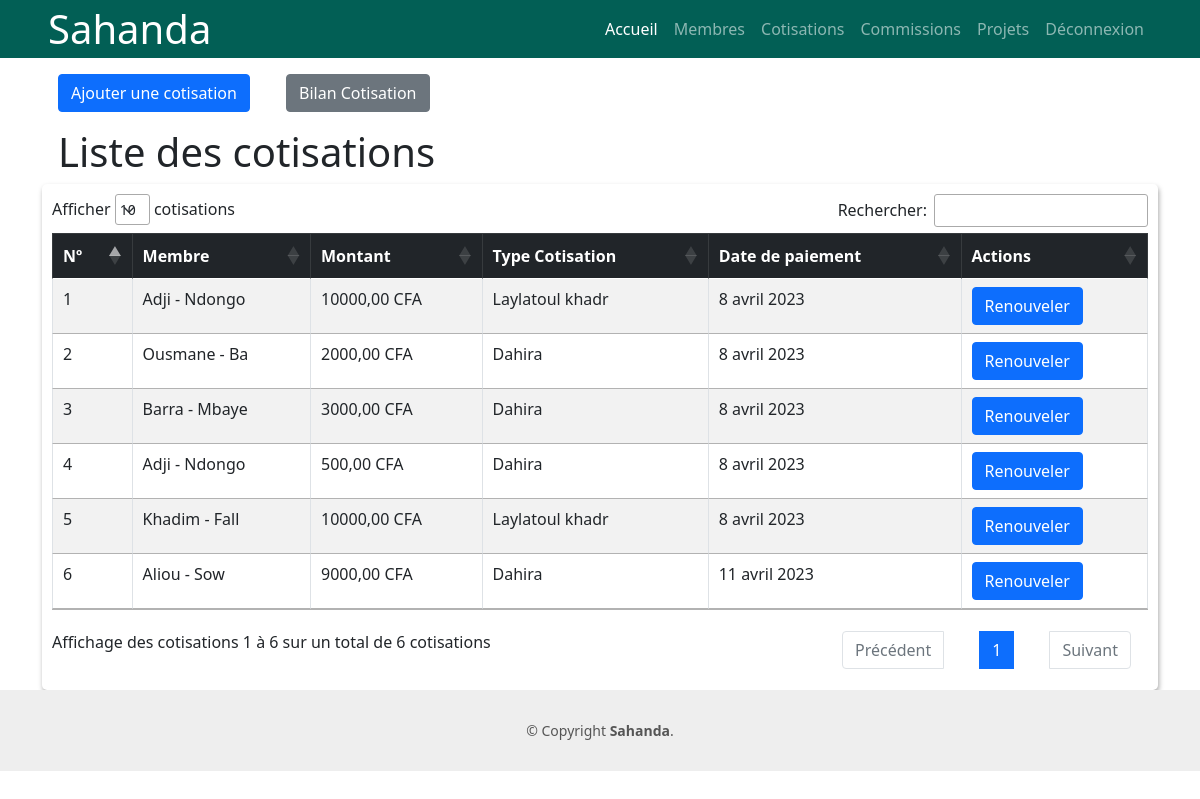
The app's page /cotisations/ (signed in) with its own data.
### sahanda_app/models.py (models this page shows, shortened)
class Cotisation(models.Model):
    membre = models.ForeignKey(Membre, on_delete=models.CASCADE)
    type_cotisation = models.ForeignKey(TypeCotisation, on_delete=models.CASCADE)
    montant = models.DecimalField(max_digits=8, decimal_places=2)
    date = models.DateField(auto_now_add=True)

class Membre(models.Model):
    nom = models.CharField(max_length=100)
    prenom = models.CharField(max_length=100)
    cellule = models.ForeignKey(Cellule, on_delete=models.CASCADE)
    telephone = models.CharField(max_length=20, null=True, blank=True)
    commission = models.ForeignKey(Commission, on_delete=models.SET_NULL, null=True, blank=True)
    def __str__(self):
        return f"{self.prenom} - {self.nom}"

class TypeCotisation(models.Model):
    nom = models.CharField(max_length=100)
    def __str__(self):
        return self.nom

### sahanda_app/views.py (the view)
# urls.py: path('cotisations/', CotisationListView.as_view(), name='cotisations'),
class CotisationListView(LoginRequiredMixin, ListView):
    model = Cotisation
    context_object_name = 'cotisations'
    template_name = 'cotisations/cotisation_list.html'

### templates/cotisations/cotisation_list.html
{% extends 'base.html' %}
{% load static %}
{% block content %}
  <a href="{% url 'cotisation_create' %}" class="btn btn-primary m-3">Ajouter une cotisation</a>
  <a href="{% url 'cotisations_par_types' %}" class="btn btn-secondary m-3">Bilan Cotisation</a>
  <h1 class="mx-3">Liste des cotisations</h1>
  <div class="data_table table-responsive">
    <table id="cotisation_table" class="table table-striped table-bordered">
      <thead class="table-dark">
        <tr>
          <th>Nº</th>
          <th>Membre</th>
          <th>Montant</th>
          <th>Type Cotisation</th>
          <th>Date de paiement</th>
          <th>Actions</th>
        </tr>
      </thead>
      <tbody>
        {% for cotisation in cotisations %}
          <tr>
            <td>{{ cotisation.id }}</td>
            <td>{{ cotisation.membre }}</td>
            <td>{{ cotisation.montant }} CFA</td>
            <td>{{ cotisation.type_cotisation }} </td>
            <td>{{ cotisation.date }}</td>
            <td>
              <a href="{% url 'cotisation_create' %}?membre={{cotisation.membre.id}}&montant={{cotisation.montant}}&date_paiement={{cotisation.date_paiement}}" class="btn btn-primary">
                Renouveler
              </a>
            </td>
          </tr>
        {% empty %}
          <tr>
            <td colspan="5">Aucune cotisation enregistrée.</td>
          </tr>
        {% endfor %}
      </tbody>
    </table>
  </div>
{% endblock %}

### static/css/style.css (style rules this page uses)
.data_table { background: #fff; padding: 10px; box-shadow: 1px 3px 5px #aaa; border-radius: 5px; }

### records on screen
Cotisation: id "1", membre "Adji - Ndongo", montant "10000,00", type_cotisation "Laylatoul khadr", date "8 avril 2023"
Cotisation: id "2", membre "Ousmane - Ba", montant "2000,00", type_cotisation "Dahira", date "8 avril 2023"
Cotisation: id "3", membre "Barra - Mbaye", montant "3000,00", type_cotisation "Dahira", date "8 avril 2023"
Cotisation: id "4", membre "Adji - Ndongo", montant "500,00", type_cotisation "Dahira", date "8 avril 2023"
Cotisation: id "5", membre "Khadim - Fall", montant "10000,00", type_cotisation "Laylatoul khadr", date "8 avril 2023"
Cotisation: id "6", membre "Aliou - Sow", montant "9000,00", type_cotisation "Dahira", date "11 avril 2023"
